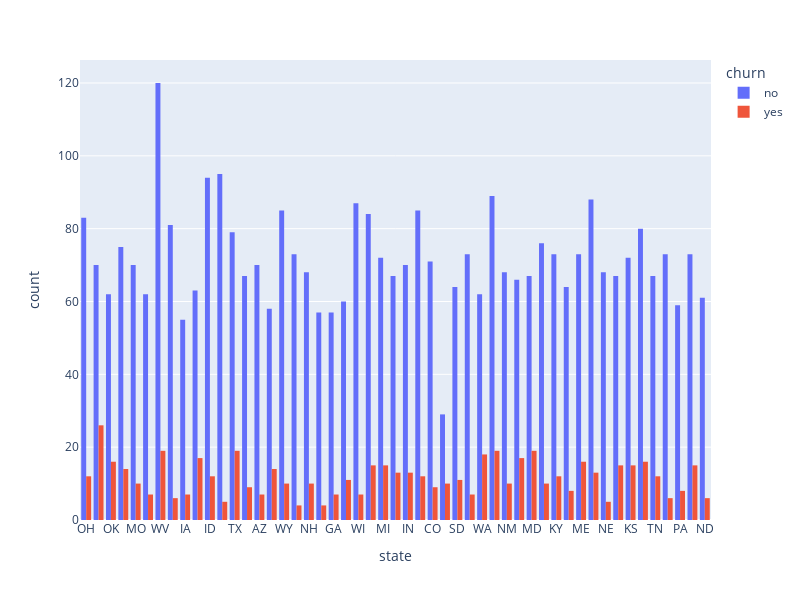
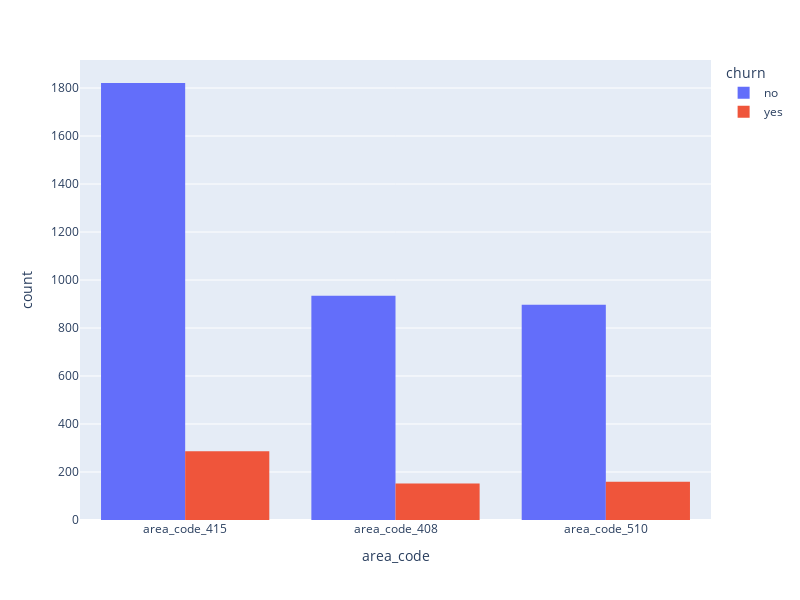
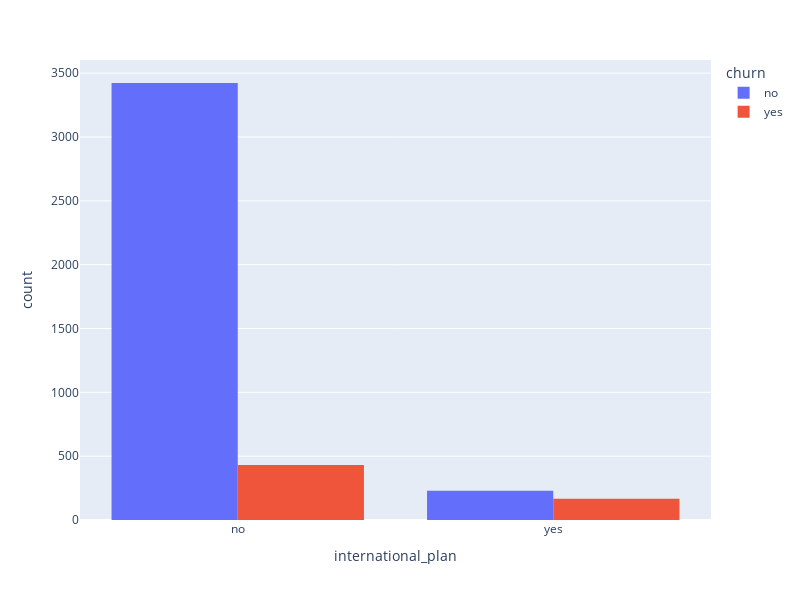
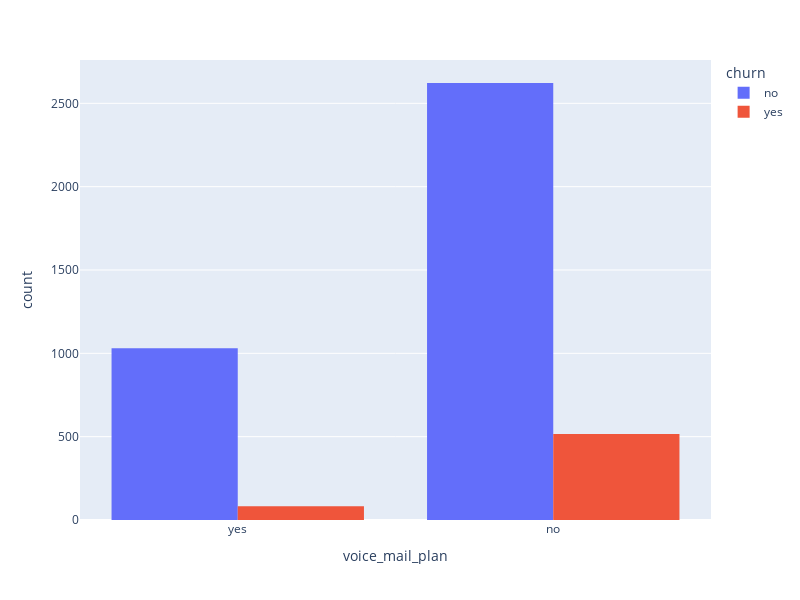

Notebook source saved alongside these figures, in order:
### Markdown cell above
- Observations:

    Berdasarkan visualisasi dan uji anova dapat disimpulkan bawhwa feature **account_length**, **total_day_calls**, **total_eve_calls**, **total_night_calls** tidak menunjukan perbedaan yang signifikan terhadap feature target.

### Code cell
# Categorical Bivariate Analysis

for i in categorical_col:
    if i != target_variable:
        fig = px.histogram(df_train, x=i, width=800, height=600, color= target_variable, barmode="group")
        fig.show()

### Figure 1 — Plotly figure (JSON) as saved in the notebook; plotly's stock layout.template omitted (floating-point values rounded to 4 significant figures; data arrays with more than 128 entries replaced by an {"elided": "..."} marker saying what was removed)
{"data": [{"alignmentgroup": "True", "bingroup": "x", "hovertemplate": "churn=no<br>state=%{x}<br>count=%{y}<extra></extra>", "legendgroup": "no", "marker": {"color": "#636efa", "pattern": {"shape": ""}}, "name": "no", "offsetgroup": "no", "orientation": "v", "showlegend": true, "type": "histogram", "x": {"elided": "3652 str values"}, "xaxis": "x", "yaxis": "y"}, {"alignmentgroup": "True", "bingroup": "x", "hovertemplate": "churn=yes<br>state=%{x}<br>count=%{y}<extra></extra>", "legendgroup": "yes", "marker": {"color": "#EF553B", "pattern": {"shape": ""}}, "name": "yes", "offsetgroup": "yes", "orientation": "v", "showlegend": true, "type": "histogram", "x": {"elided": "598 str values"}, "xaxis": "x", "yaxis": "y"}], "layout": {"barmode": "group", "height": 600, "legend": {"title": {"text": "churn"}, "tracegroupgap": 0}, "margin": {"t": 60}, "width": 800, "xaxis": {"anchor": "y", "domain": [0, 1], "title": {"text": "state"}}, "yaxis": {"anchor": "x", "domain": [0, 1], "title": {"text": "count"}}}}

### Figure 2 — Plotly figure (JSON) as saved in the notebook; plotly's stock layout.template omitted (floating-point values rounded to 4 significant figures; data arrays with more than 128 entries replaced by an {"elided": "..."} marker saying what was removed)
{"data": [{"alignmentgroup": "True", "bingroup": "x", "hovertemplate": "churn=no<br>area_code=%{x}<br>count=%{y}<extra></extra>", "legendgroup": "no", "marker": {"color": "#636efa", "pattern": {"shape": ""}}, "name": "no", "offsetgroup": "no", "orientation": "v", "showlegend": true, "type": "histogram", "x": {"elided": "3652 str values"}, "xaxis": "x", "yaxis": "y"}, {"alignmentgroup": "True", "bingroup": "x", "hovertemplate": "churn=yes<br>area_code=%{x}<br>count=%{y}<extra></extra>", "legendgroup": "yes", "marker": {"color": "#EF553B", "pattern": {"shape": ""}}, "name": "yes", "offsetgroup": "yes", "orientation": "v", "showlegend": true, "type": "histogram", "x": {"elided": "598 str values"}, "xaxis": "x", "yaxis": "y"}], "layout": {"barmode": "group", "height": 600, "legend": {"title": {"text": "churn"}, "tracegroupgap": 0}, "margin": {"t": 60}, "width": 800, "xaxis": {"anchor": "y", "domain": [0, 1], "title": {"text": "area_code"}}, "yaxis": {"anchor": "x", "domain": [0, 1], "title": {"text": "count"}}}}

### Figure 3 — Plotly figure (JSON) as saved in the notebook; plotly's stock layout.template omitted (floating-point values rounded to 4 significant figures; data arrays with more than 128 entries replaced by an {"elided": "..."} marker saying what was removed)
{"data": [{"alignmentgroup": "True", "bingroup": "x", "hovertemplate": "churn=no<br>international_plan=%{x}<br>count=%{y}<extra></extra>", "legendgroup": "no", "marker": {"color": "#636efa", "pattern": {"shape": ""}}, "name": "no", "offsetgroup": "no", "orientation": "v", "showlegend": true, "type": "histogram", "x": {"elided": "3652 str values"}, "xaxis": "x", "yaxis": "y"}, {"alignmentgroup": "True", "bingroup": "x", "hovertemplate": "churn=yes<br>international_plan=%{x}<br>count=%{y}<extra></extra>", "legendgroup": "yes", "marker": {"color": "#EF553B", "pattern": {"shape": ""}}, "name": "yes", "offsetgroup": "yes", "orientation": "v", "showlegend": true, "type": "histogram", "x": {"elided": "598 str values"}, "xaxis": "x", "yaxis": "y"}], "layout": {"barmode": "group", "height": 600, "legend": {"title": {"text": "churn"}, "tracegroupgap": 0}, "margin": {"t": 60}, "width": 800, "xaxis": {"anchor": "y", "domain": [0, 1], "title": {"text": "international_plan"}}, "yaxis": {"anchor": "x", "domain": [0, 1], "title": {"text": "count"}}}}

### Figure 4 — Plotly figure (JSON) as saved in the notebook; plotly's stock layout.template omitted (floating-point values rounded to 4 significant figures; data arrays with more than 128 entries replaced by an {"elided": "..."} marker saying what was removed)
{"data": [{"alignmentgroup": "True", "bingroup": "x", "hovertemplate": "churn=no<br>voice_mail_plan=%{x}<br>count=%{y}<extra></extra>", "legendgroup": "no", "marker": {"color": "#636efa", "pattern": {"shape": ""}}, "name": "no", "offsetgroup": "no", "orientation": "v", "showlegend": true, "type": "histogram", "x": {"elided": "3652 str values"}, "xaxis": "x", "yaxis": "y"}, {"alignmentgroup": "True", "bingroup": "x", "hovertemplate": "churn=yes<br>voice_mail_plan=%{x}<br>count=%{y}<extra></extra>", "legendgroup": "yes", "marker": {"color": "#EF553B", "pattern": {"shape": ""}}, "name": "yes", "offsetgroup": "yes", "orientation": "v", "showlegend": true, "type": "histogram", "x": {"elided": "598 str values"}, "xaxis": "x", "yaxis": "y"}], "layout": {"barmode": "group", "height": 600, "legend": {"title": {"text": "churn"}, "tracegroupgap": 0}, "margin": {"t": 60}, "width": 800, "xaxis": {"anchor": "y", "domain": [0, 1], "title": {"text": "voice_mail_plan"}}, "yaxis": {"anchor": "x", "domain": [0, 1], "title": {"text": "count"}}}}
